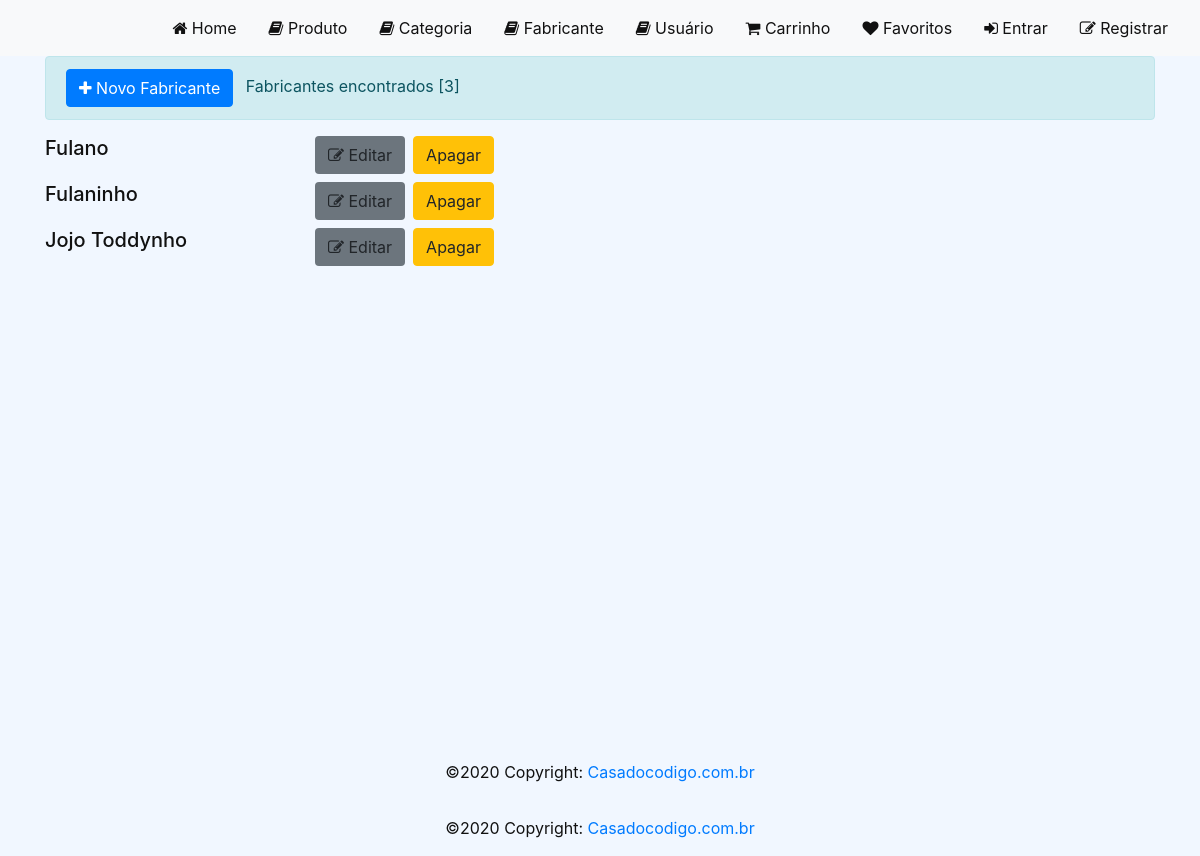
/fabricante/, run on an earlier commit of the app's database.
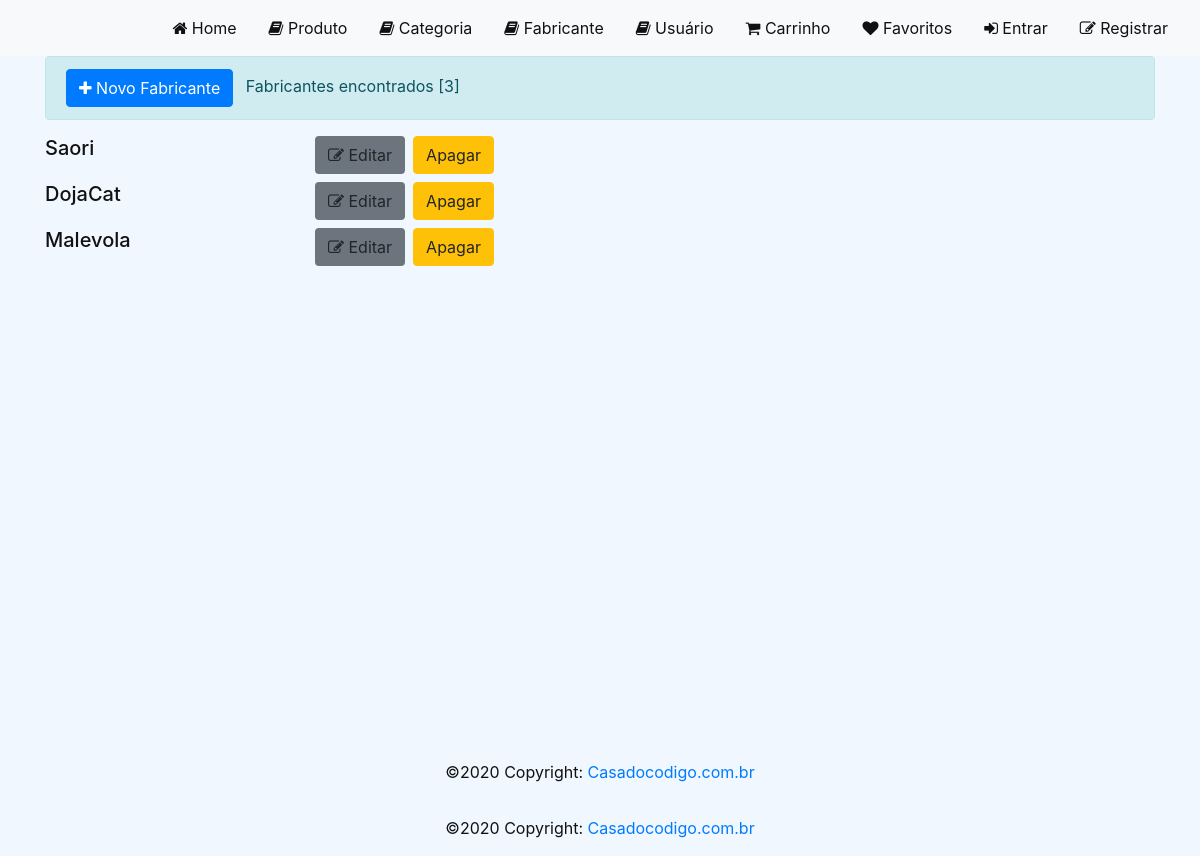
And on a later commit of the database.
### loja/models/Fabricante.py (models this page shows, shortened)
class Fabricante(models.Model):
    Fabricante = models.CharField(null=False, max_length=100)
    criado_em = models.DateTimeField(auto_now_add=True)
    alterado_em = models.DateTimeField(auto_now=True)

### loja/views/FabricanteView.py (the view)
def list_fabricante_view(request, id=None):
    fabricantes = Fabricante.objects.all()
    context = {'fabricantes': fabricantes}
    return render(request, template_name='fabricante/fabricante.html', context=context, status=200)

### loja/templates/fabricante/fabricante.html (shortened to what this page needs)
{% extends "base.html" %}
{% load static %}
{% block styles %}
<link rel="stylesheet" href="{% static 'css/home.css' %}">
{% endblock %}
{% block content %}
<div id="content">
    <div class="container">
        <div class="alert alert-info">
            <a href="{% url 'create_fabricante' %}" class="btn btn-primary mr-2"><i class="fa fa-plus"></i> Novo Fabricante</a>
            Fabricantes encontrados [{{ fabricantes|length }}]
        </div>
        {% for fabricante in fabricantes %}
        <div class="row">
            <h5 class="col-md-3">{{ fabricante.Fabricante }}</h5>
            <a href="{% url 'edit_fabricante' fabricante.id %}" class="btn bg-secondary mb-2 mr-2"><i class="fa fa-edit"></i> Editar</a>
            <a href="{% url 'delete_fabricante' fabricante.id %}" class="btn btn-warning mb-2">Apagar</a>
        </div>
        {% endfor %}
    </div>
</div>
{% endblock %}

What changed in the data, as far as the page shows it:
changed Fabricante: Fabricante "Fulano" → "Saori"
changed Fabricante: Fabricante "Fulaninho" → "DojaCat"
changed Fabricante: Fabricante "Jojo Toddynho" → "Malevola"
